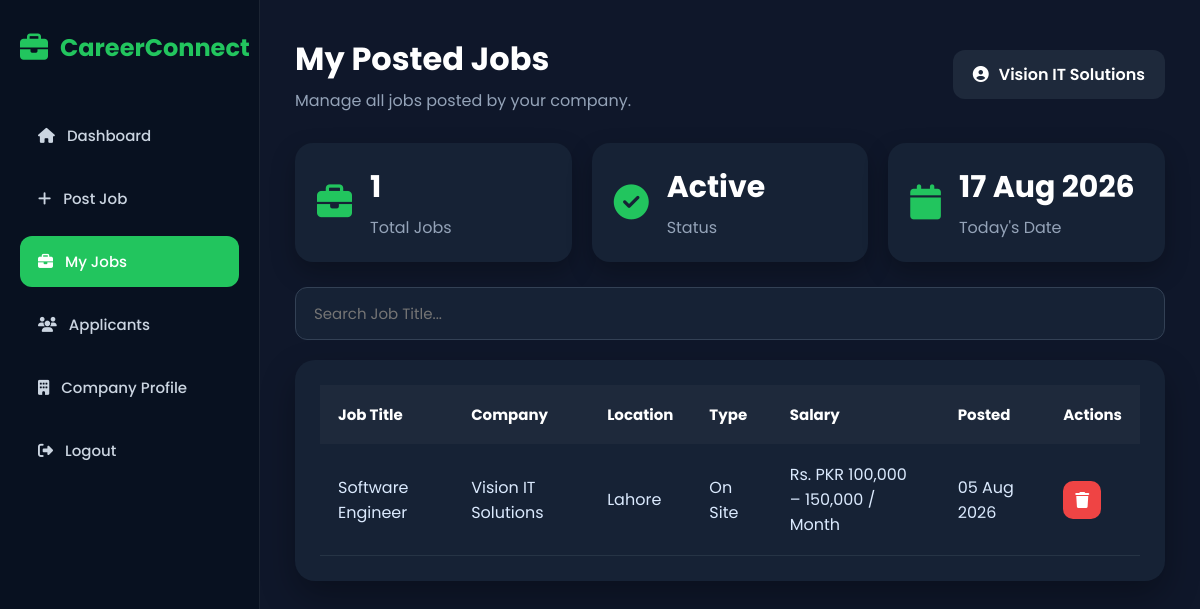
The app's page /my_jobs.php (signed in) with its own data.
### tables this page shows
CREATE TABLE `jobs` (
  `Job_ID` int(11) NOT NULL,
  `Job_Title` varchar(150) DEFAULT NULL,
  `Company` varchar(150) DEFAULT NULL,
  `Description` text DEFAULT NULL,
  `Required_Skills` text DEFAULT NULL,
  `Posted_Date` date DEFAULT NULL,
  `Employer_ID` int(11) DEFAULT NULL,
  `Company_Name` varchar(100) DEFAULT NULL,
  `Job_Type` varchar(50) DEFAULT NULL,
  `Salary` varchar(50) DEFAULT NULL,
  `Location` varchar(100) DEFAULT NULL,
  `Experience` varchar(100) DEFAULT NULL,
  `Apply_Link` varchar(255) DEFAULT NULL
);

### my_jobs.php (the view, shortened to what this page needs)
<?php
include("../config/db.php");
$name = $_SESSION['user_name'];
$employer_id = $_SESSION['user_id'];
$jobs = mysqli_query($conn,"
SELECT *
FROM jobs
WHERE Employer_ID='$employer_id'
ORDER BY Posted_Date DESC
");
$total_jobs = mysqli_num_rows($jobs);
?>
<!DOCTYPE html>
<html lang="en">
<head>
<link rel="stylesheet"
href="https://cdnjs.cloudflare.com/ajax/libs/font-awesome/6.5.2/css/all.min.css">
</head>
<body>
<div class="container">
    <aside class="sidebar">
        <div class="logo">
            <i class="fa-solid fa-briefcase"></i>
            <span>CareerConnect</span>
        </div>
        <ul>
            <li>
                <a href="edashboard.php">
                    <i class="fa-solid fa-house"></i>
                    Dashboard
                </a>
            </li>
            <li>
                <a href="post_job.php">
                    <i class="fa-solid fa-plus"></i>
                    Post Job
                </a>
            </li>
            <li class="active">
                <a href="my_jobs.php">
                    <i class="fa-solid fa-briefcase"></i>
                    My Jobs
                </a>
            </li>
            <li>
                <a href="applicants.php">
                    <i class="fa-solid fa-users"></i>
                    Applicants
                </a>
            </li>
            <li>
                <a href="profile.php">
                    <i class="fa-solid fa-building"></i>
                    Company Profile
                </a>
            </li>
            <li>
                <a href="../logout.php">
                    <i class="fa-solid fa-right-from-bracket"></i>
                    Logout
                </a>
            </li>
        </ul>
    </aside>
    <main class="content">
        <div class="topbar">
            <div>
                <h2>My Posted Jobs</h2>
                <p>Manage all jobs posted by your company.</p>
            </div>
            <div class="user">
                <i class="fa-solid fa-circle-user"></i>
                <?php echo htmlspecialchars($name); ?>
            </div>
        </div>
        <div class="stats">
            <div class="stat-card">
                <i class="fa-solid fa-briefcase"></i>
                <div>
                    <h2><?php echo $total_jobs; ?></h2>
                    <p>Total Jobs</p>
                </div>
            </div>
            <div class="stat-card">
                <i class="fa-solid fa-circle-check"></i>
                <div>
                    <h2>Active</h2>
                    <p>Status</p>
                </div>
            </div>
            <div class="stat-card">
                <i class="fa-solid fa-calendar"></i>
                <div>
                    <h2><?php echo date("d M Y"); ?></h2>
                    <p>Today's Date</p>
                </div>
            </div>
        </div>
        <div class="search-box">
            <input
            type="text"
            id="searchJob"
            placeholder="Search Job Title...">
        </div>
        <div class="table-box">
            <table>
                <thead>
                    <tr>
                        <th>Job Title</th>
                        <th>Company</th>
                        <th>Location</th>
                        <th>Type</th>
                        <th>Salary</th>
                        <th>Posted</th>
                        <th>Actions</th>
                    </tr>
                </thead>
                <tbody>
                <?php
if(mysqli_num_rows($jobs)>0){
    mysqli_data_seek($jobs,0);
    while($row=mysqli_fetch_assoc($jobs)){
?>
<tr>
    <td><?php echo htmlspecialchars($row['Job_Title']); ?></td>
    <td><?php echo htmlspecialchars($row['Company_Name']); ?></td>
    <td><?php echo htmlspecialchars($row['Location']); ?></td>
    <td><?php echo htmlspecialchars($row['Job_Type']); ?></td>
    <td>Rs. <?php echo htmlspecialchars($row['Salary']); ?></td>
    <td>
<?php
if(!empty($row['Posted_Date'])){
    echo date("d M Y", strtotime($row['Posted_Date']));
}
else{
    echo "No Date";
}
?>
</td>
    <td>
    <a class="delete"
    href="my_jobs.php?delete=<?php echo $row['Job_ID']; ?>"
    onclick="return confirm('Are you sure you want to delete this job?')">
        <i class="fa-solid fa-trash"></i>
    </a>
</td>
</tr>
<?php
    }
}
?>
</tbody>
</table>
</div>
</main>
</div>
</body>
</html>

### my_jobs.php (style rules this page uses)
* { margin:0; padding:0; box-sizing:border-box; font-family:'Poppins',sans-serif; }
body { background:#0f172a; color:#fff; }
.container { display:flex; min-height:100vh; }
.sidebar { width:260px; background:#081120; padding:30px 20px; position:fixed; left:0; top:0; bottom:0; border-right:1px solid rgba(255,255,255,.08); }
.logo { display:flex; align-items:center; gap:12px; font-size:24px; font-weight:700; margin-bottom:45px; color:#22c55e; }
.logo i { font-size:28px; }
.sidebar ul { list-style:none; }
.sidebar li { margin-bottom:12px; }
.sidebar a { display:flex; align-items:center; gap:12px; padding:14px 18px; border-radius:12px; text-decoration:none; color:#cbd5e1; transition:.3s; font-size:15px; font-weight:500; }
.sidebar a:hover, .sidebar .active a { background:#22c55e; color:#fff; }
.content { margin-left:260px; padding:35px; width:100%; }
.topbar { display:flex; justify-content:space-between; align-items:center; margin-bottom:30px; }
.topbar h2 { font-size:32px; font-weight:700; }
.topbar p { margin-top:5px; color:#94a3b8; }
.user { background:#1e293b; padding:12px 20px; border-radius:12px; display:flex; align-items:center; gap:10px; font-weight:600; }
.stats { display:grid; grid-template-columns:repeat(3,1fr); gap:20px; margin-bottom:25px; }
.stat-card { background:#162235; padding:22px; border-radius:18px; display:flex; align-items:center; gap:18px; box-shadow:0 10px 25px rgba(0,0,0,.25); }
.stat-card i { font-size:35px; color:#22c55e; }
.stat-card h2 { font-size:30px; margin-bottom:5px; }
.stat-card p { color:#94a3b8; }
.search-box { margin-bottom:20px; }
.search-box input { width:100%; padding:14px 18px; background:#162235; border:1px solid #334155; border-radius:12px; color:white; outline:none; font-size:15px; }
.table-box { background:#162235; padding:25px; border-radius:20px; overflow-x:auto; box-shadow:0 15px 35px rgba(0,0,0,.30); }
table { width:100%; border-collapse:collapse; }
thead { background:#1e293b; }
th { padding:18px; text-align:left; color:#fff; font-size:15px; }
td { padding:18px; border-bottom:1px solid #263445; color:#dbeafe; }
tbody tr { transition:.3s; }
.view, .edit, .delete { display:inline-flex; justify-content:center; align-items:center; width:38px; height:38px; border-radius:10px; margin-right:8px; text-decoration:none; color:white; transition:.3s; }
.delete { background:#ef4444; }

### records on screen
jobs: Job_Title "Software Engineer", Company_Name "Vision IT Solutions", Location "Lahore", Job_Type "On Site", Salary "PKR 100,000 – 150,000 / Month", Posted_Date "05 Aug 2026"

### other values on screen
$name "Vision IT Solutions"
$total_jobs "1"
